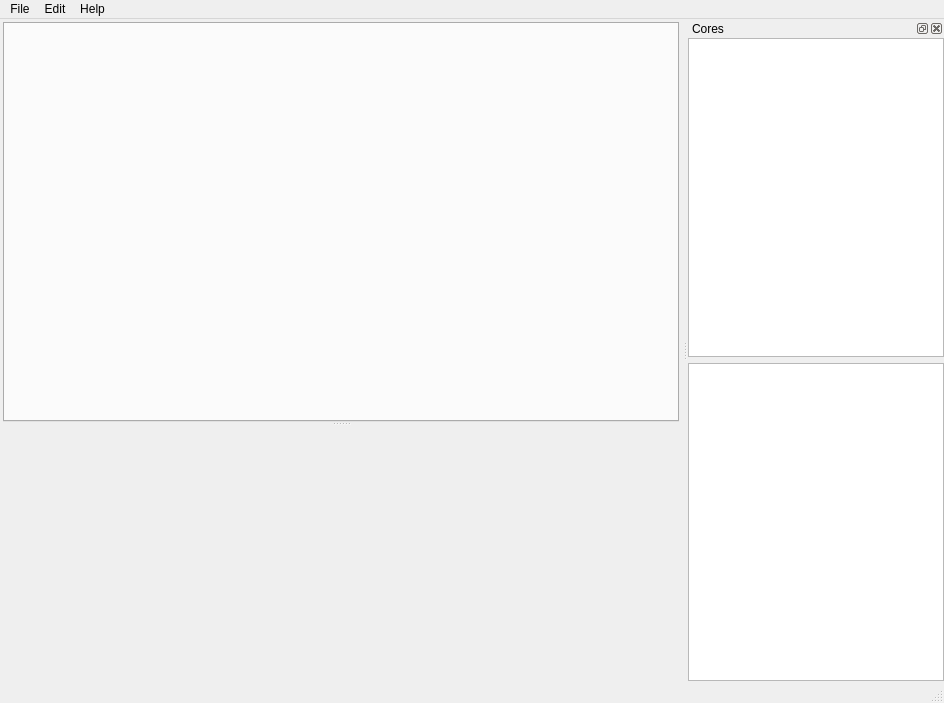
<?xml version="1.0" encoding="UTF-8"?>
<ui version="4.0">
 <class>mainView</class>
 <widget class="QMainWindow" name="mainView">
  <property name="geometry">
   <rect>
    <x>0</x>
    <y>0</y>
    <width>944</width>
    <height>703</height>
   </rect>
  </property>
  <property name="windowTitle">
   <string>IntPe9</string>
  </property>
  <property name="windowIcon">
   <iconset resource="../IntPe.qrc">
    <normaloff>:/Common/Resources/16ico.png</normaloff>:/Common/Resources/16ico.png</iconset>
  </property>
  <widget class="QWidget" name="centralWidget">
   <layout class="QGridLayout" name="gridLayout_2">
    <property name="margin">
     <number>0</number>
    </property>
    <property name="spacing">
     <number>0</number>
    </property>
    <item row="1" column="0">
     <widget class="QWidget" name="widget" native="true">
      <layout class="QVBoxLayout" name="verticalLayout_2">
       <property name="spacing">
        <number>3</number>
       </property>
       <property name="margin">
        <number>3</number>
       </property>
       <item>
        <widget class="QSplitter" name="splitter">
         <property name="orientation">
          <enum>Qt::Vertical</enum>
         </property>
         <widget class="QTabWidget" name="tabPackets">
          <property name="minimumSize">
           <size>
            <width>0</width>
            <height>400</height>
           </size>
          </property>
          <property name="currentIndex">
           <number>-1</number>
          </property>
         </widget>
         <widget class="QWidget" name="hexWidget" native="true">
          <layout class="QHBoxLayout" name="horizontalLayout"/>
         </widget>
        </widget>
       </item>
      </layout>
     </widget>
    </item>
   </layout>
  </widget>
  <widget class="QMenuBar" name="menuBar">
   <property name="geometry">
    <rect>
     <x>0</x>
     <y>0</y>
     <width>944</width>
     <height>21</height>
    </rect>
   </property>
   <property name="defaultUp">
    <bool>false</bool>
   </property>
   <property name="nativeMenuBar">
    <bool>true</bool>
   </property>
   <widget class="QMenu" name="menuFile">
    <property name="title">
     <string>File</string>
    </property>
    <addaction name="actionSavePackets"/>
    <addaction name="actionClear_packet_list"/>
   </widget>
   <widget class="QMenu" name="menuHelp">
    <property name="tearOffEnabled">
     <bool>false</bool>
    </property>
    <property name="title">
     <string>Help</string>
    </property>
    <property name="separatorsCollapsible">
     <bool>false</bool>
    </property>
    <addaction name="actionAbout"/>
   </widget>
   <widget class="QMenu" name="menuEdit">
    <property name="title">
     <string>Edit</string>
    </property>
    <addaction name="actionOpcodes"/>
   </widget>
   <addaction name="menuFile"/>
   <addaction name="menuEdit"/>
   <addaction name="menuHelp"/>
  </widget>
  <widget class="QStatusBar" name="statusBar"/>
  <widget class="QDockWidget" name="dockCores">
   <property name="windowTitle">
    <string>Cores</string>
   </property>
   <attribute name="dockWidgetArea">
    <number>2</number>
   </attribute>
   <widget class="QWidget" name="dockWidgetContents">
    <layout class="QVBoxLayout" name="verticalLayout">
     <property name="margin">
      <number>0</number>
     </property>
     <item>
      <widget class="QTableView" name="tableCores">
       <property name="editTriggers">
        <set>QAbstractItemView::NoEditTriggers</set>
       </property>
       <property name="showDropIndicator" stdset="0">
        <bool>false</bool>
       </property>
       <property name="dragDropOverwriteMode">
        <bool>false</bool>
       </property>
       <property name="dragDropMode">
        <enum>QAbstractItemView::NoDragDrop</enum>
       </property>
       <property name="alternatingRowColors">
        <bool>true</bool>
       </property>
       <property name="selectionBehavior">
        <enum>QAbstractItemView::SelectRows</enum>
       </property>
       <property name="wordWrap">
        <bool>false</bool>
       </property>
       <property name="cornerButtonEnabled">
        <bool>false</bool>
       </property>
       <attribute name="horizontalHeaderHighlightSections">
        <bool>false</bool>
       </attribute>
       <attribute name="horizontalHeaderMinimumSectionSize">
        <number>50</number>
       </attribute>
       <attribute name="horizontalHeaderStretchLastSection">
        <bool>true</bool>
       </attribute>
       <attribute name="verticalHeaderVisible">
        <bool>false</bool>
       </attribute>
      </widget>
     </item>
     <item>
      <widget class="QTableView" name="tableActive"/>
     </item>
    </layout>
   </widget>
  </widget>
  <action name="actionAbout">
   <property name="text">
    <string>About</string>
   </property>
   <property name="menuRole">
    <enum>QAction::AboutRole</enum>
   </property>
  </action>
  <action name="actionOpcodes">
   <property name="text">
    <string>Opcodes</string>
   </property>
  </action>
  <action name="actionSavePackets">
   <property name="text">
    <string>Save all packets</string>
   </property>
  </action>
  <action name="actionClear_packet_list">
   <property name="text">
    <string>Clear packet list</string>
   </property>
  </action>
 </widget>
 <layoutdefault spacing="6" margin="11"/>
 <resources>
  <include location="../IntPe.qrc"/>
 </resources>
 <connections/>
</ui>
